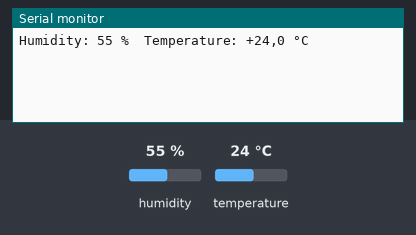
Simulated run of this sketch. Board: Arduino Uno, built with avr-gcc and run on an emulated ATmega328P. On the bench: the last lines printed to the serial monitor. Wiring (inferred from the names in the program): DHT11 sensor: data pin 2. The inputs (shaded band) are chosen by the test bench; at power-on: humidity 55 %, temperature 24 °C.

Above: at 4.2 s.
4.3 s: humidity set to 22 %
At 6.5 s:
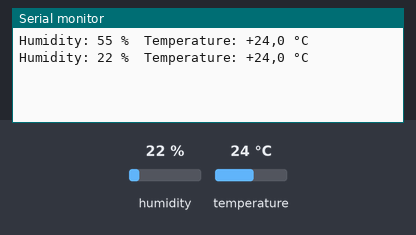
8.1 s: temperature set to 12 °C
At 9.7 s:
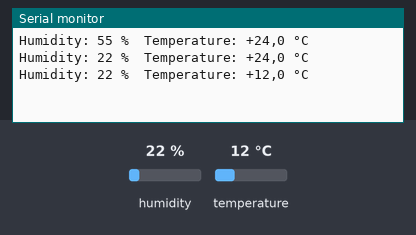
11.9 s: humidity set to 40 %
At 12.8 s:
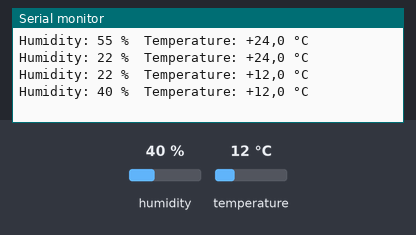
Timing chart, 0 to 14.9 s (numbered marks = the images above; inputs shaded):
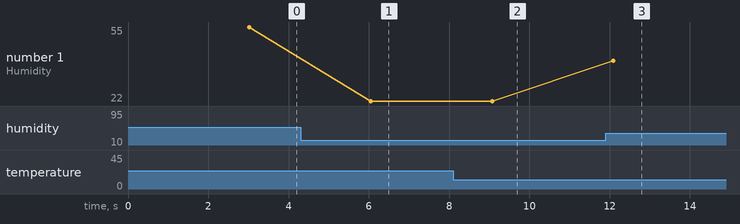

The sketch:

sensor_dht11_raw.ino
```cpp
/* This is an ultra basic code to read a DHT11 sensor.
 * The code should compile and use under 3kB of flash.
 * It uses the Arduino pulseIn() function to measure the duration of a HIGH pulse.
 * Please be aware pulseIn() function makes use of TIMER0 with interrupts ; do not disabled them here.
 * Christian de Balorre, December 22nd, 2025
 */

#define DHT_PIN 2

uint8_t data[5]; // Humidity on 2 bytes, Temp on 2 bytes, checksum 1 byte
uint8_t negative;
unsigned long start;
char sign;

bool readDHT11() {
  uint8_t byteIdx = 0;
  uint8_t bitIdx = 7;

  // Clear data buffer
  for (int i = 0; i < 5; i++) data[i] = 0;

  // === Start Signal ===
  pinMode(DHT_PIN, OUTPUT);
  digitalWrite(DHT_PIN, LOW);
  delay(20);  // MCU START with LOW ≥18ms
  pinMode(DHT_PIN, INPUT);

  // === DHT should ACK with a LOW within 20µs < ACK < 40µs ===
  start = micros();
  delayMicroseconds((start + 40) - start);
  if (digitalRead(DHT_PIN)) {
    Serial.println("DHT not ready");
    return false;
  }


  // === DHT ACK Response 83µs LOW + 87µs HIGH ===
  // === This code uses the Arduino pulseIn function to measure the HIGH pulse duration ===
    if (pulseIn(DHT_PIN, HIGH, 200) == 0){
   Serial.println("DHT invalid ACK");
   return false;
  }

  // === Read 40 bits ===
  for (int i = 0; i < 40; i++) {

    // === Measure HIGH duration ; wait for pulse within 50µs LOW + 28µs (0) | 70µs (1) HIGH ===
    unsigned long highTime = pulseIn(DHT_PIN, HIGH, 200);
    if (highTime == 0) {
      Serial.println("Data high state too long");
      return false;
    }

    // === HIGH > ~40µs means 1 ===
    if (highTime > 40) {
      data[byteIdx] |= (1 << bitIdx);
    }

    // === Decrement bitIDx until bitIdx == 0 ; DHT start with MSB ===

    if (bitIdx == 0) {
      bitIdx = 7;
      byteIdx++;
    } else {
      bitIdx--;
    }
  }

  // === Checksum ===
  uint8_t checksum = data[0] + data[1] + data[2] + data[3];
  return (checksum == data[4]);
}

void setup() {
  Serial.begin(9600);
  // === Wait for sensor to stabilize ===
  pinMode(DHT_PIN, INPUT);
  delay(3000);
}

void loop() {
  if (readDHT11()) {
    negative = (data[3]>>7);
    // === If negative temp, msb of data[3] set to 1 ===
    if (negative) {
      sign='-';
      data[3] = data[3] & 0x7f; // Remove negative bit
    } else {
      sign = '+';
    }
    Serial.print("Humidity: ");
    Serial.print(data[0]);
    Serial.print(" %  ");

    Serial.print("Temperature: ");
    Serial.print (sign);
    Serial.print(data[2]);
    Serial.print(",");
      Serial.print(data[3]);
    Serial.println(" °C");
  } else {
    Serial.println("DHT11 read failed");
  }

  delay(3000);  // Minimum delay between reads
}
```

Measured:
- after the input at 4.3 s, the serial monitor: prints a new line after 1.7 s (image 1)
- after the input at 8.1 s, the serial monitor: prints a new line after 0.97 s (image 2)
- after the input at 11.9 s, the serial monitor: prints a new line after 0.20 s (image 3)
- plotted number 1: 55 → 22 after the input at 4.3 s, 22 → 40 after the input at 11.9 s
